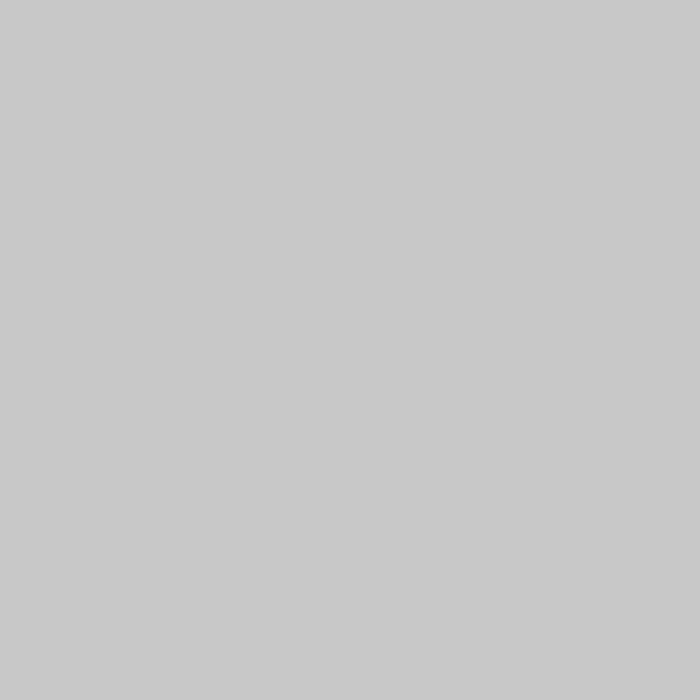
Frame 1 (no input)
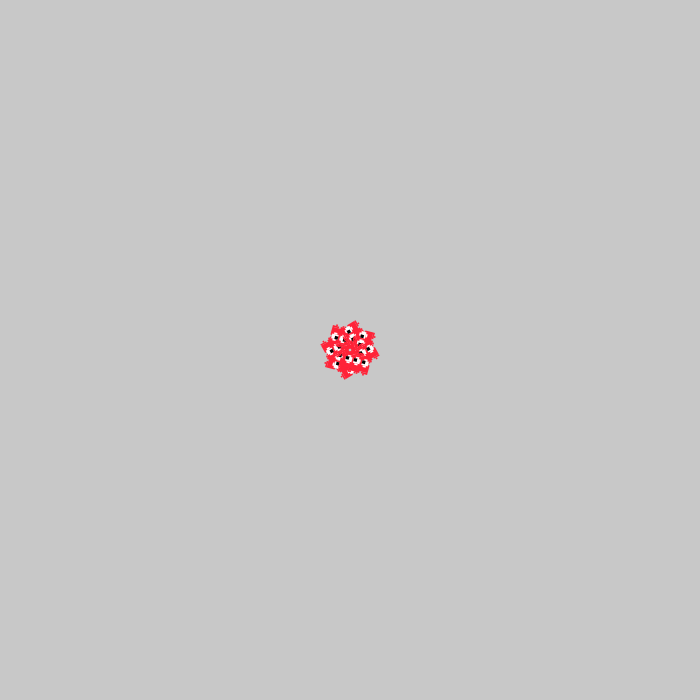
Frame 60 (no input)
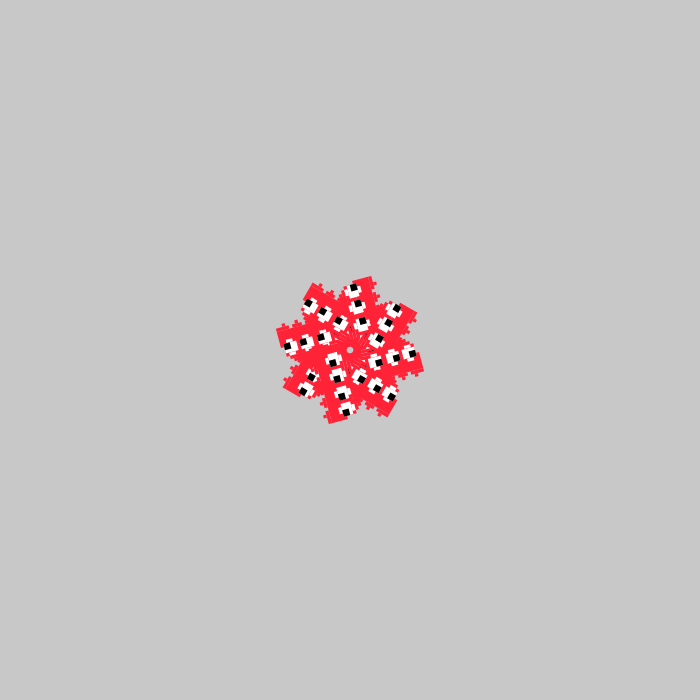
Frame 120 (the mouse pressed at the canvas centre since frame 60)

The p5.js sketch that drew these frames (run headless with seeded random() and noise() and a simulated clock; from frame 60 on, the mouse is pressed at the canvas centre):

// p5.js sketch
// ── sketch.js
var a,b,c=0; //a,b are variables to use as parameter for pacman's ghost function
//c = loopig variable to control the movement of the ghost's lower half

var syze=0;//size adjusting variable to use in scale()



function setup(){
  createCanvas(700,700);
}
function draw() {
  background(200);
  patternpass();

}

function patternpass()
{
  
  translate(width/2,height/2);
  //fill(0);
  rotate(radians(frameCount%360));
  scale(syze/360);
  syze+=1;
  if(syze>347)
  {
    syze=0;
  }
  
  for(var i =0; i < 8; i++){
    //outer pattern
    push();
    rotate(TWO_PI * i / 8);
    x=frameCount % (width/2);
    ghostmoving(x,0,c); 
    pop();
    //inner pattern
    push();
    rotate(TWO_PI * i / 8);
    x=frameCount % (width/2)/8;
    ghostmoving(x,0,c); 
    pop();
  
  //ghost lower half animation counter  
  c+=0.125;
  if(c>15)
  { 
    c=0;
  }
  }

}


//pacman ghost animation 

function eyesmovingright(a,b)
{
  fill(255);
  noStroke();
  rect(a-10,b+30,20,10);
  rect(a-20,b+40,40,30);
  rect(a-10,b+70,20,10);
  fill(0);
  if(mouseX>(a+30))
  {
    if(mouseY>(b+60))
    {
      rect(a,b+50,20,20);
    }
    else
    {
      rect(a,b+40,20,20);
    }
  }
  else
  {
    if(mouseY>(b+60))
    {
      rect(a-20,b+50,20,20);
    }
    else
    {
      rect(a-20,b+40,20,20);
    }
    
  }
}


function eyesmovingleft(a,b)
{
  fill(255);
  noStroke();
  rect(a+40,b+30,20,10);
  rect(a+30,b+40,40,30);
  rect(a+40,b+70,20,10);
  fill(0);
  if(mouseX>(a+30))
  {
    if(mouseY>(b+60))
    {
      rect(a+50,b+50,20,20);
    }
    else
    {
      rect(a+50,b+40,20,20);
    }
  }
  else
  {
    if(mouseY>(b+60))
    {
      rect(a+30,b+50,20,20);
    }
    else
    {
      rect(a+30,b+40,20,20);
    }
    
  }
}


function ghostmoving(a,b,c)
{ 
  fill('#FF2338');
  noStroke();
  rect(a,b,30,10);
  rect(a-20,b+10,70,10);
  rect(a-30,b+20,90,10);
  rect(a-40,b+30,110,30);
  rect(a-50,b+60,130,50);
  eyesmovingright(a,b); 
  eyesmovingleft(a,b)
  fill('#FF2338');
  noStroke();
//phase 1
 if(c<8)
 {
  rect(a-50,b+110,20,10);
  rect(a-50,b+120,10,10);
  rect(a-20,b+110,30,10);
  rect(a-10,b+120,20,10);
  rect(a+20,b+110,30,10);
  rect(a+20,b+120,20,10);
  rect(a+60,b+110,20,10);
  rect(a+70,b+120,10,10);
}
  else
  {
  rect(a-50,b+110,40,10);
  rect(a-40,b+120,20,10);
  rect(a,b+110,30,10);
  rect(a+10,b+120,10,10);
  rect(a+40,b+110,40,10);
  rect(a+50,b+120,10,10);
  }


}
